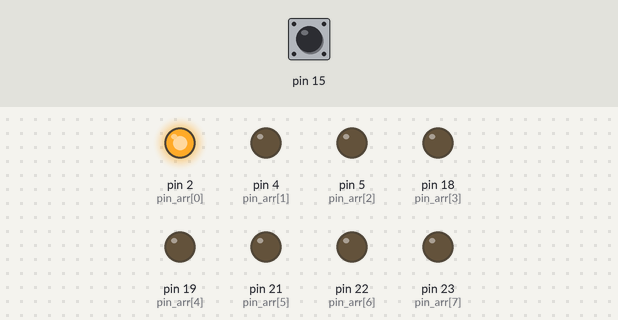
Simulated run of this sketch. Board: Arduino Mega 2560, built with avr-gcc and run on an emulated ATmega2560. On the bench: output pins drawn as LEDs (lit = HIGH). The inputs (shaded band) are chosen by the test bench; at power-on: pin 15 LOW. What the sketch prints to the serial monitor is not drawn.

Above: at 1.2 s.
1.3 s: pin 15 driven HIGH
At 1.7 s:
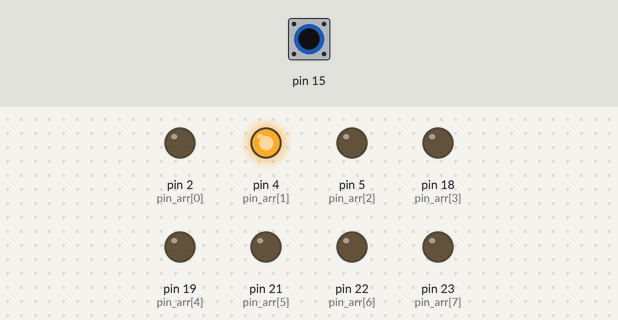
2.8 s: pin 15 pulsed LOW 5 times (0.12 s each, 0.3 s apart)
At 5.2 s:
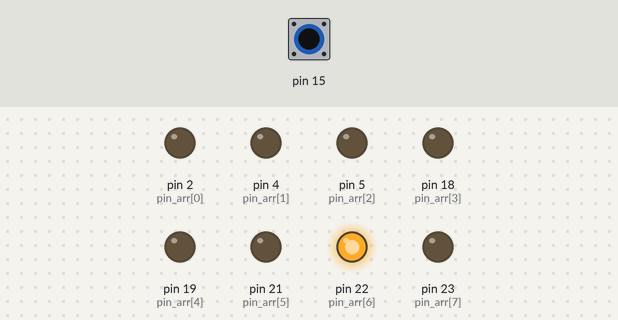
5.8 s: pin 15 pulsed LOW 2 times (0.12 s each, 0.3 s apart)
At 6.07 s:
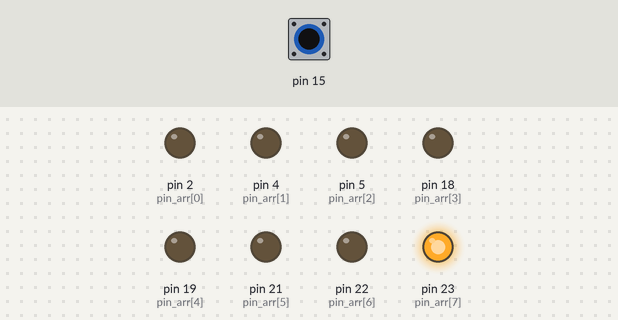
Timing chart, 0 to 8.8 s (numbered marks = the images above; inputs shaded):
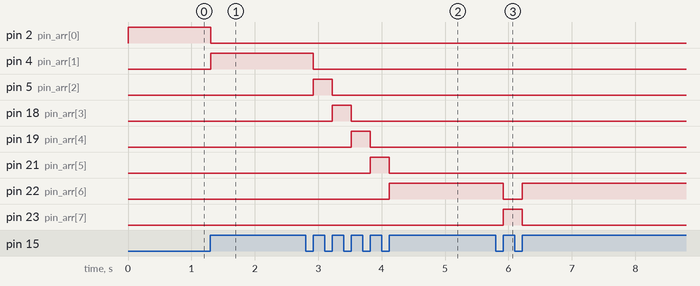

The sketch:

262.ino
```cpp
int pin_arr[]           = {2,4,5,18,19,21,22,23};
int button_state_arr[]  = {0,0};
int i=0;
bool isrewind = false;
bool flag = false;

void setup() {
  Serial.begin(115200);
  for (int i; i<8; i++){
    pinMode(pin_arr[i], OUTPUT);
  }
  pinMode(15, INPUT);

}

void loop() {
  button_state_arr[1] = digitalRead(15);
  if ((button_state_arr[0]==0) && (button_state_arr[1]==1)){
    flag=true;
  }

  while(flag==true){
    if (isrewind){
      i--;
      digitalWrite(pin_arr[i+1], LOW);
      if (i==0){
        isrewind = false;
      }
    } else{
      i++;
      digitalWrite(pin_arr[i-1], LOW);
      if (i==7){
        isrewind = true;
      }
    }
    button_state_arr[0] = button_state_arr[1];
    flag=false;
    break;
  }

  button_state_arr[0] = button_state_arr[1];
  digitalWrite(pin_arr[i], HIGH);
  Serial.println("===============================================");
}
```

Measured:
- after the input at 1.3 s, pin 2 (pin_arr[0]): HIGH → LOW at once; pin 4 (pin_arr[1]): LOW → HIGH at once
- after the input at 2.8 s, pin 4 (pin_arr[1]): HIGH → LOW after 0.12 s; pin 5 (pin_arr[2]): LOW → HIGH after 0.12 s, → LOW 0.30 s later; pin 18 (pin_arr[3]): LOW → HIGH after 0.42 s, → LOW 0.30 s later; pin 19 (pin_arr[4]): LOW → HIGH after 0.72 s, → LOW 0.30 s later; pin 21 (pin_arr[5]): LOW → HIGH after 1.0 s, → LOW 0.30 s later
- after the input at 5.8 s, pin 22 (pin_arr[6]): HIGH → LOW after 0.12 s, → HIGH 0.30 s later; pin 23 (pin_arr[7]): LOW → HIGH after 0.12 s, → LOW 0.30 s later
